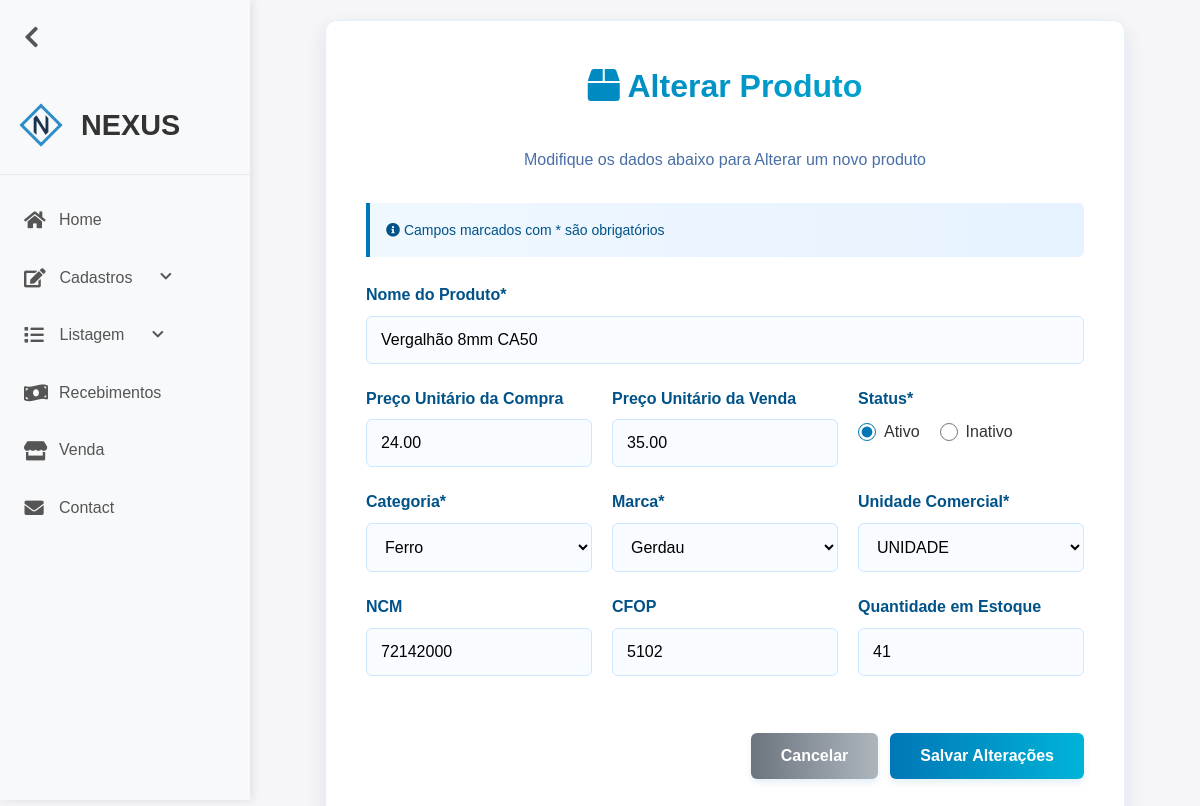
/produto-alterar.php?codigo=1 (signed in), run on an earlier commit of the app's database.
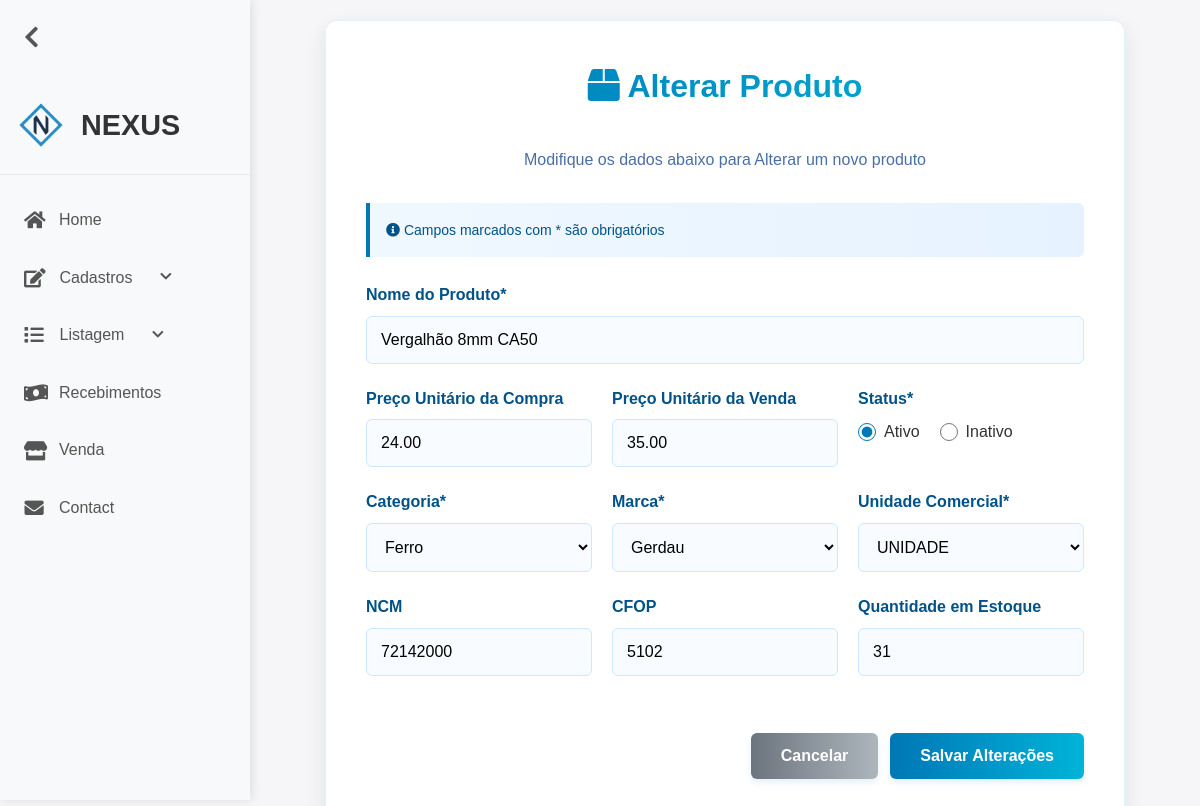
And on a later commit of the database.
### tables this page shows
CREATE TABLE `produto` (
  `codigo` int(11) NOT NULL,
  `status` tinyint(1) NOT NULL DEFAULT 1,
  `nome` varchar(100) NOT NULL,
  `precoUnitarioDaCompra` double(10,2) NOT NULL,
  `precoUnitarioDaVenda` double(10,2) NOT NULL,
  `quantEstoque` int(11) NOT NULL,
  `ncm` varchar(10) NOT NULL,
  `cfop` varchar(10) NOT NULL,
  `idMarca` int(11) NOT NULL,
  `idCategoria` int(11) NOT NULL,
  `unidMedida` varchar(6) NOT NULL
);

CREATE TABLE `categoria` (
  `codigo` int(11) NOT NULL,
  `status` tinyint(1) NOT NULL DEFAULT 1,
  `nome` varchar(45) NOT NULL
);

CREATE TABLE `marca` (
  `codigo` int(11) NOT NULL,
  `status` tinyint(1) NOT NULL DEFAULT 1,
  `nome` varchar(45) NOT NULL
);

### produto-alterar.php (the view, shortened to what the changed rows need)
<?php
require_once("conexao.php");
$sql = "SELECT * FROM produto WHERE codigo = " . $_GET['codigo'];
$resultado = mysqli_query($conexao, $sql);
$linha = mysqli_fetch_array($resultado);
?>
<!DOCTYPE html>
<html lang="pt-BR">
<head>
    <link rel="stylesheet" href="assets/css/formCadastro.css">
    <link rel="stylesheet" href="assets/css/reset.css">
    <link rel="stylesheet" href="assets/css/header.css">
    <link rel="stylesheet" href="https://cdnjs.cloudflare.com/ajax/libs/font-awesome/5.15.3/css/all.min.css">
</head>
<body>
    <div class="container">
        <div class="form-header">
            <h1><i class="fas fa-box"></i> Alterar Produto</h1>
        </div>
        <form method="POST"  id="form" data-validate>
            <div class="form-group">
                <label for="nome" class="form-label">Nome do Produto*</label>
                <input name="nome" type="text" class="form-control" id="nome" value="<?= $linha['nome'] ?>" required>
            </div>
            <div class="form-row">
                <div class="form-group">
                    <label for="precoUnitarioDaCompra" class="form-label">Preço Unitário da Compra</label>
                    <input name="precoUnitarioDaCompra" type="text" class="form-control" data-mask="valor" id="precoUnitarioDaCompra"
                        value="<?= $linha['precoUnitarioDaCompra'] ?>">
                </div>
                <div class="form-group">
                    <label for="precoUnitarioDaVenda" class="form-label">Preço Unitário da Venda</label>
                    <input name="precoUnitarioDaVenda" type="text" class="form-control" data-mask="valor" id="precoUnitarioDaVenda"
                        value="<?= $linha['precoUnitarioDaVenda'] ?>">
                </div>
                <div class="form-group">
                    <div class="radio-group">
                        <div class="radio-option">
                            <input type="radio" id="status-ativo" name="status" value="1" <?= $linha['status'] == 1 ? 'checked' : '' ?>>
                            <label for="status-ativo">Ativo</label>
                        </div>
                        <div class="radio-option">
                            <input type="radio" id="status-inativo" name="status" value="0" <?= $linha['status'] == 0 ? 'checked' : '' ?>>
                            <label for="status-inativo">Inativo</label>
                        </div>
                    </div>
                </div>
            </div>
            <div class="form-row">
                <div class="form-group">
                    <label for="product-category">Categoria*</label>
                    <select id="idCategoria" name="idCategoria" required>
                        <?php
                        $sql = "SELECT * FROM categoria ORDER BY nome";
                        $result = mysqli_query($conexao, $sql);
                        while ($row = mysqli_fetch_array($result)) { ?>
                            <option value="<?= $row['codigo'] ?>" <?= ($row['codigo']) == $linha['idCategoria'] ? 'selected' : '' ?>><?= $row['nome'] ?></option>
                        <?php } ?>
                    </select>
                </div>
                <div class="form-group">
                    <label for="product-marca">Marca*</label>
                    <select id="idMarca" name="idMarca" required>
                        <?php
                        $sql = "SELECT * FROM marca ORDER BY codigo";
                        $result = mysqli_query($conexao, $sql);
                        while ($row = mysqli_fetch_array($result)) { ?>
                            <option value="<?= $row['codigo'] ?>" <?= ($row['codigo']) == $linha['idMarca'] ? 'selected' : '' ?>><?= $row['nome'] ?></option>
                        <?php } ?>
                    </select>
                </div>
                <div class="form-group">
                    <label for="quantEstoque">Unidade Comercial*</label>
                    <select name="unidMedida" id="unidMedida" required>
                        <option value="UNID" <?= ($linha['unidMedida'] == 'UNID') ? 'selected' : '' ?>>UNIDADE</option>
                    </select>
                </div>
            </div>
            <div class="form-row">
                <div class="form-group">
                    <label for="ncm" class="form-label">NCM</label>
                    <input name="ncm" type="text" class="form-control" id="ncm" data-mask="ncm" maxlength="10" value="<?= $linha['ncm'] ?>">
                </div>
                <div class="form-group">
                    <label for="cfop" class="form-label">CFOP</label>
                    <input name="cfop" type="text" class="form-control" id="cfop" data-mask="numerico" maxlength="4" value="<?= $linha['cfop'] ?>">
                </div>
                <div class="form-group">
                    <label for="quantEstoque" class="form-label">Quantidade em Estoque</label>
                    <input name="quantEstoque" type="text" class="form-control" data-mask="numerico" maxlength="11" id="quantEstoque"
                        value="<?= $linha['quantEstoque'] ?>">
                </div>
            </div>
        </form>
    </div>
</body>
</html>

What changed in the data, as far as the page shows it:
changed produto "Vergalhão 8mm CA50": quantEstoque "41" → "31"
